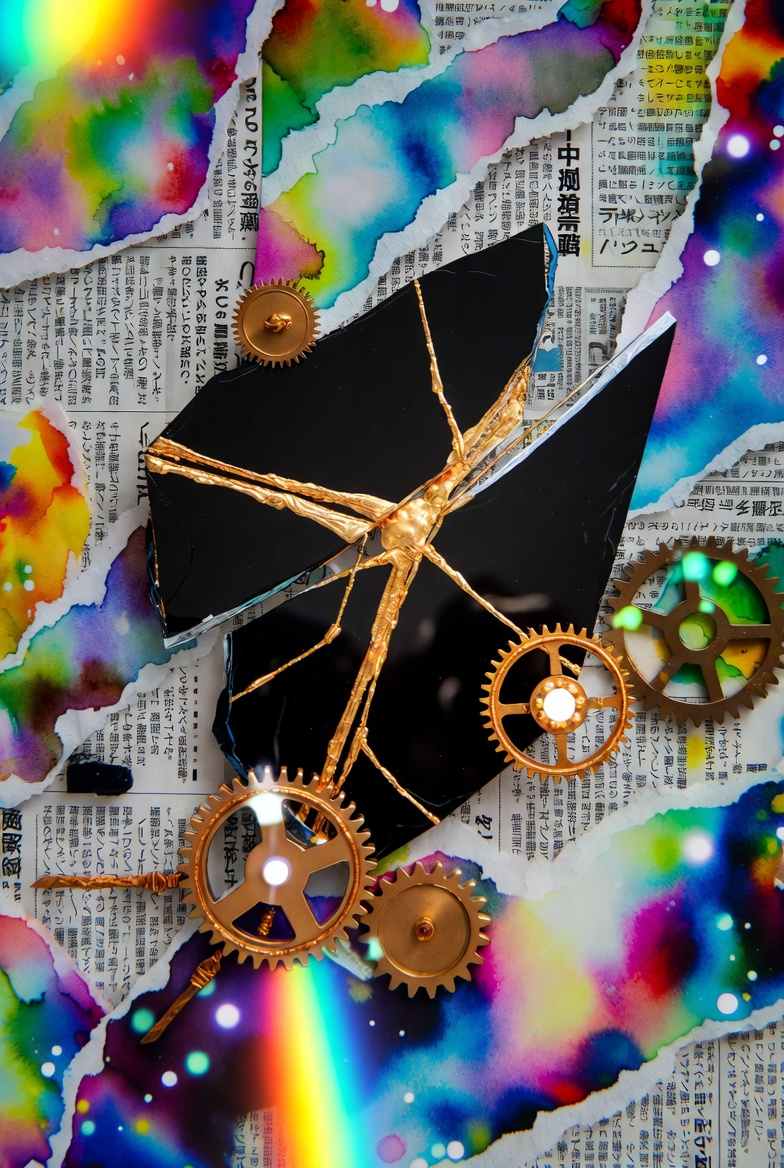
#> input picture gumroad-bundle/gallery/0z7LL.jpg, 784 x 1168 px; its folder holds only this picture in this run
$ python -i generate-textures.py   (imports and definitions only)
#> lines starting #> are read from the running program, lines starting #| are printed output that depends on the picture
#!/usr/bin/env python3
"""Generate procedural texture assets for the Lunar Myth Kintsugi Bible."""

from PIL import Image, ImageDraw, ImageFilter
import random
import os
import math

# [1 line not run here, left out]

OUT_DIR = "textures"
# [1 line not run here, left out]

GOLD = (212, 175, 55)
GOLD_LIGHT = (255, 215, 0)
TEAL = (32, 178, 170)
MAGENTA = (199, 21, 133)
INDIGO = (25, 25, 112)
CREAM = (245, 245, 220)
DARK = (10, 10, 10)


def save(img, name):
    img.save(os.path.join(OUT_DIR, name))


def new_img(size=(512, 512), bg=DARK):
    return Image.new('RGB', size, bg)


# ========== NEWSPAPER CLIPPINGS (10) ==========
# [94 lines left out: functions generate_newspaper, generate_stained_glass, not called in this run]


# ========== KINTSUGI GOLD OVERLAYS (10) ==========
def generate_kintsugi(i):
    """Generate golden kintsugi crack repair line overlays."""
    w, h = 512, 512
    img = Image.new('RGBA', (w, h), (0, 0, 0, 0))
    draw = ImageDraw.Draw(img)

    # Crack paths
    for _ in range(random.randint(3, 8)):
        x, y = random.randint(0, w), random.randint(0, h)
        points = [(x, y)]
        for _ in range(random.randint(5, 15)):
            x += random.randint(-60, 60)
            y += random.randint(-60, 60)
            points.append((x, y))

        width = random.randint(2, 6)
        for j in range(len(points) - 1):
            draw.line([points[j], points[j + 1]], fill=(*GOLD, 200), width=width)
            # Inner highlight
            if width > 2:
                draw.line([points[j], points[j + 1]], fill=(*GOLD_LIGHT, 150), width=width - 2)

    # Glow
    img_blur = img.filter(ImageFilter.GaussianBlur(radius=3))
    img_final = Image.alpha_composite(Image.new('RGBA', (w, h), (0, 0, 0, 0)), img_blur)
    img_final = Image.alpha_composite(img_final, img)

    save(img_final.convert('RGB'), f"kintsugi_gold_{i:02d}.png")


# ========== EMBROIDERY / BEADING (20) ==========
# [138 lines left out: functions generate_embroidery, generate_botanical, generate_watercolor, generate_glitch, not called in this run]


# [33 lines not run here, left out]

>>> import cv2
>>> picture = cv2.imread('gallery/0z7LL.jpg', cv2.IMREAD_GRAYSCALE)
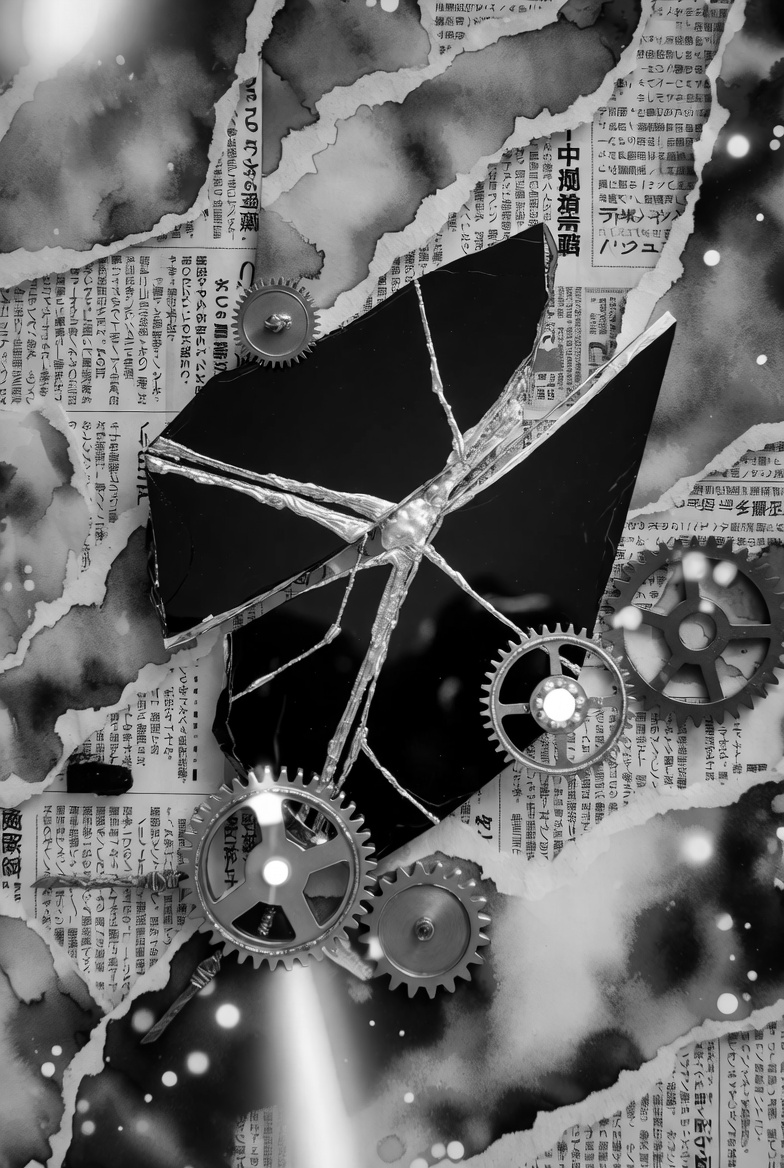
#> picture: shape (1168, 784); min 0, max 255, mean 102.1
>>> result = generate_kintsugi(picture)
#> in generate_kintsugi, `img = Image.new('RGBA', (w, h), (0, 0, 0, 0))`: img: PIL image 512x512 RGBA; every value is 0
#> in generate_kintsugi, `img_blur = img.filter(ImageFilter.GaussianBlur(radius=3))`:
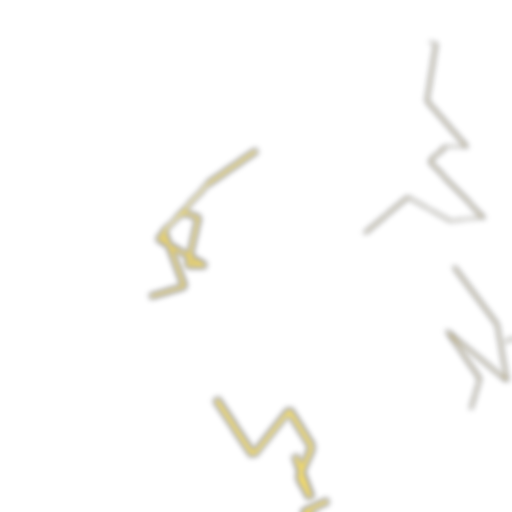
#> img_blur: PIL image 512x512 RGBA; mean R, G, B, A 4.1, 3.4, 0.5, 3.1; transparent parts drawn white
#> in generate_kintsugi, `img_final = Image.alpha_composite(img_final, img)`:
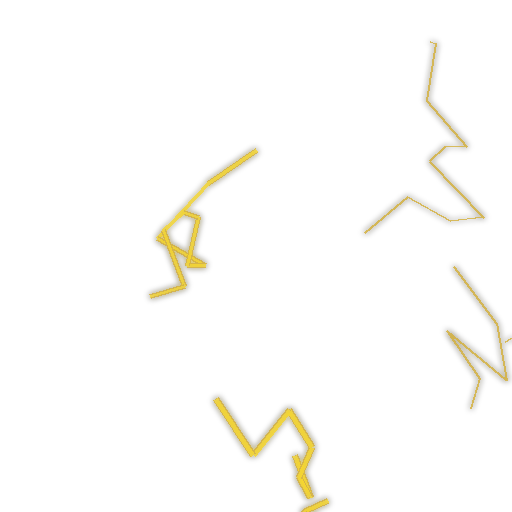
#> img_final: PIL image 512x512 RGBA; mean R, G, B, A 5.8, 4.8, 0.8, 5.2; transparent parts drawn white
#> (the run stopped early here; a loop or call above may not have finished)

$ run again, on gumroad-bundle/gallery/7fMto.jpg
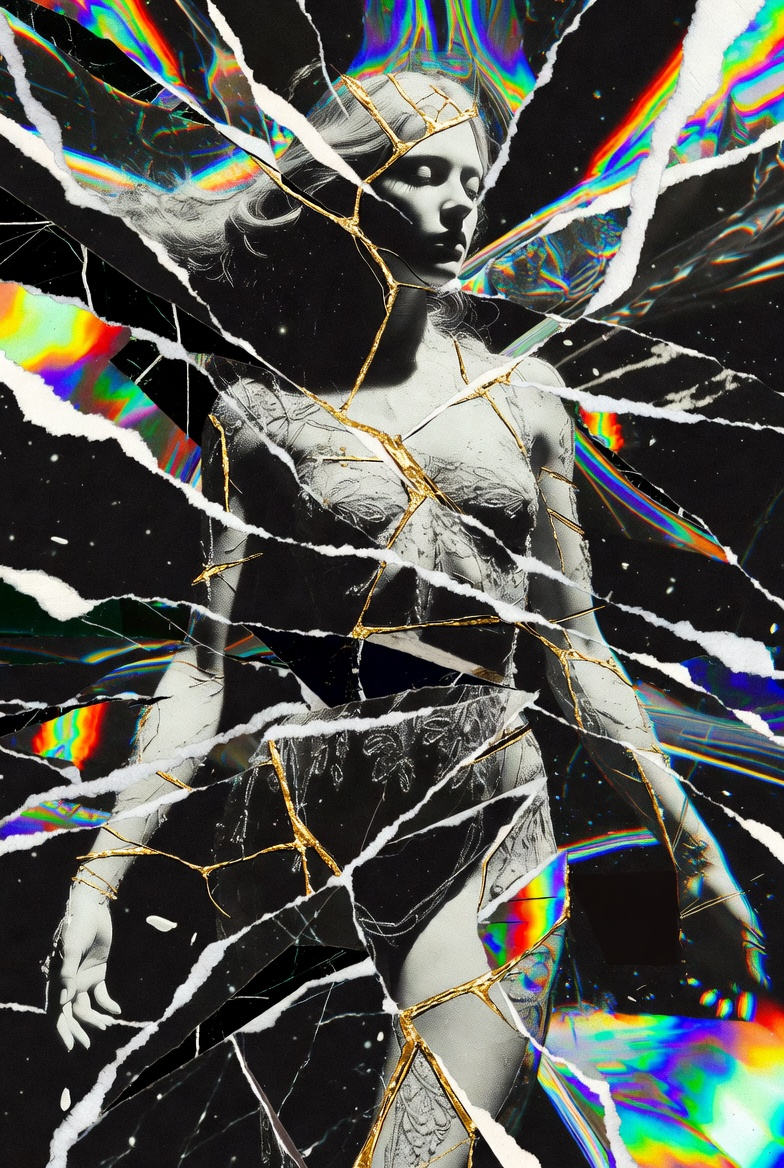
#> input picture gumroad-bundle/gallery/7fMto.jpg, 784 x 1168 px
#> `picture = cv2.imread('gallery/0z7LL.jpg', cv2.IMREAD_GRAYSCALE)`:
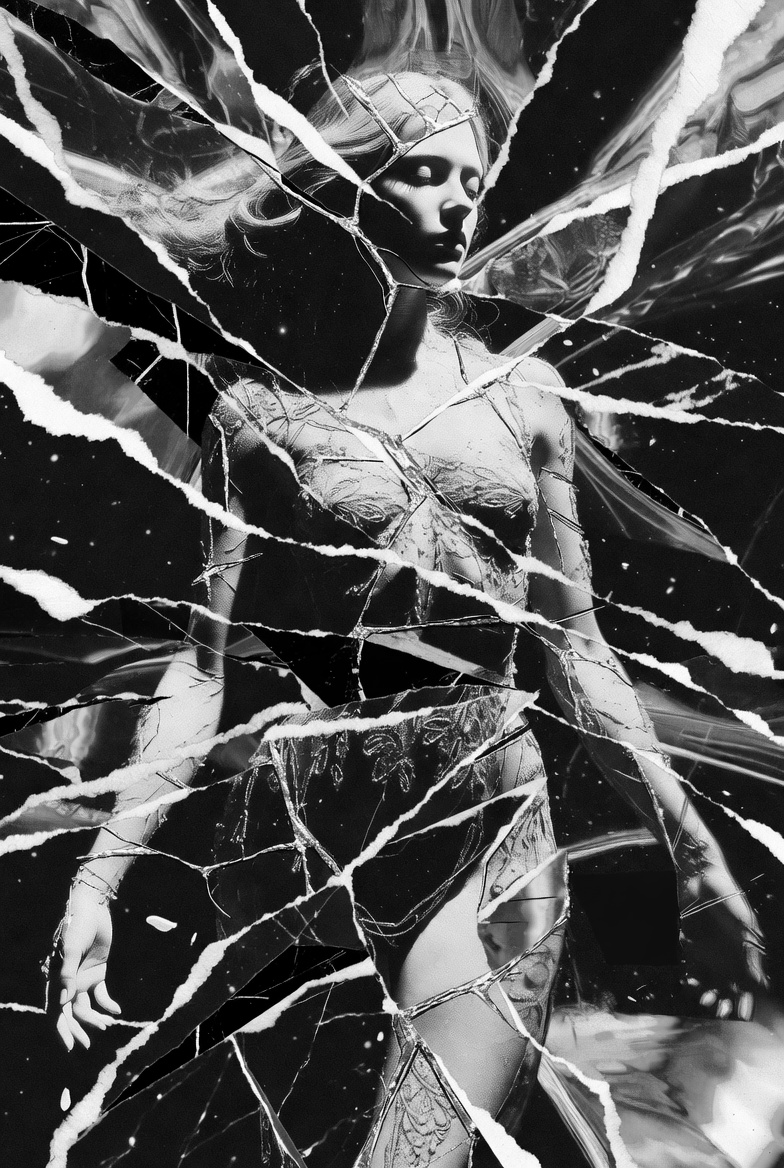
#> picture: shape (1168, 784); min 0, max 255, mean 86.5
#> img: PIL image 512x512 RGBA; every value is 0
